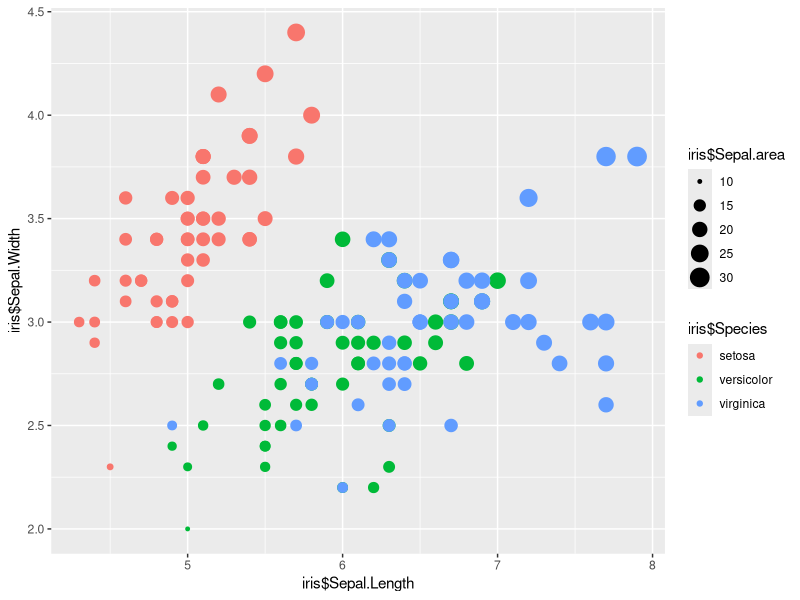

Recreate this plot in R.

library(ggplot2)    # load ggplot2 plotting package

data("iris")

iris$Sepal.area <- iris$Sepal.Length * iris$Sepal.Width
iris$Petal.area <- iris$Petal.Length * iris$Petal.Width

ggplot(data=iris, aes(x=iris$Sepal.Length, y=iris$Sepal.Width)) + 
  geom_point(aes(size=iris$Sepal.area, colour=iris$Species))


